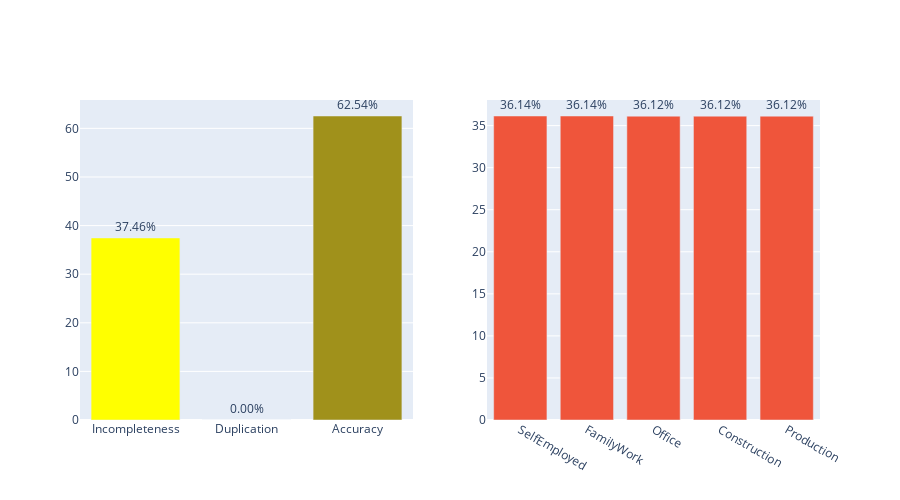

Notebook cell for this chart:
### Markdown cell above
#### Testing the incompleteness, duplication and evaluating the quality of the data

### Code cell
# Test with a csv file
init_time = time.time()
data_quality_analyzer.data_quality_analyzer('county_statistics.csv').duplication_incompleteness_checker()
print("execution time", time.time()-init_time)

### Figure 1 — Plotly figure (JSON) as saved in the notebook; plotly's stock layout.template omitted (floating-point values rounded to 4 significant figures)
{"data": [{"marker": {"color": ["yellow", "blue", "#a0911b"]}, "text": ["37.46%", "0.00%", "62.54%"], "textposition": "outside", "type": "bar", "x": ["Incompleteness", "Duplication", "Accuracy"], "xaxis": "x", "y": [37.46, 0, 62.54], "yaxis": "y"}, {"text": ["36.14%", "36.14%", "36.12%", "36.12%", "36.12%"], "textposition": "outside", "type": "bar", "x": ["SelfEmployed", "FamilyWork", "Office", "Construction", "Production"], "xaxis": "x2", "y": [36.14, 36.14, 36.12, 36.12, 36.12], "yaxis": "y2"}], "layout": {"height": 500, "showlegend": false, "xaxis": {"anchor": "y", "domain": [0, 0.45]}, "xaxis2": {"anchor": "y2", "domain": [0.55, 1]}, "yaxis": {"anchor": "x", "domain": [0, 1]}, "yaxis2": {"anchor": "x2", "domain": [0, 1]}}}
